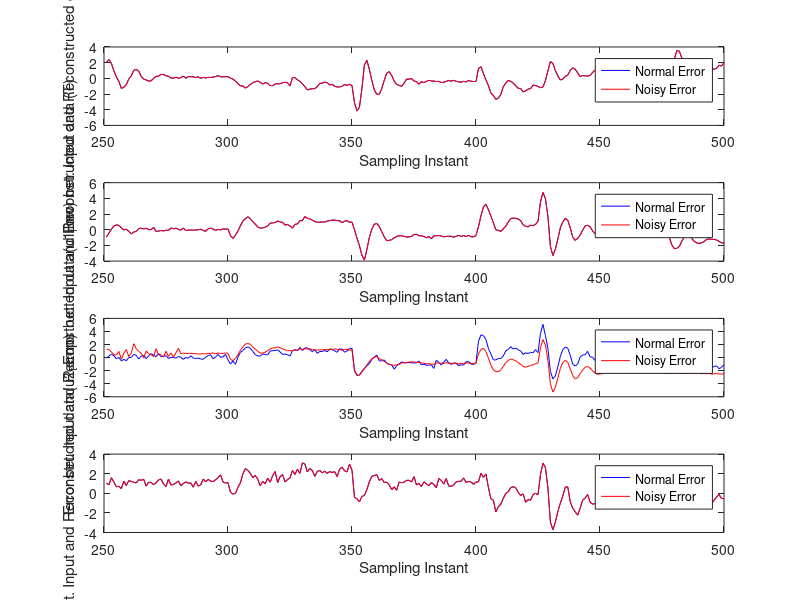
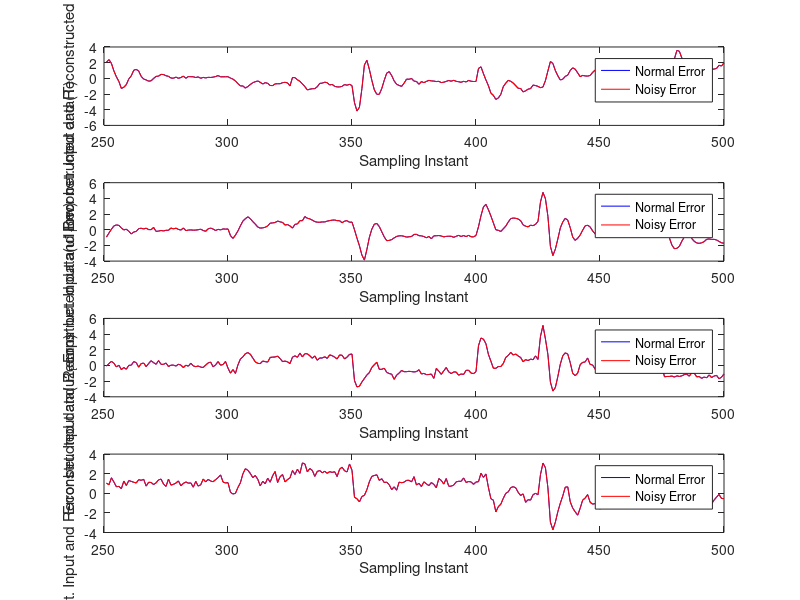
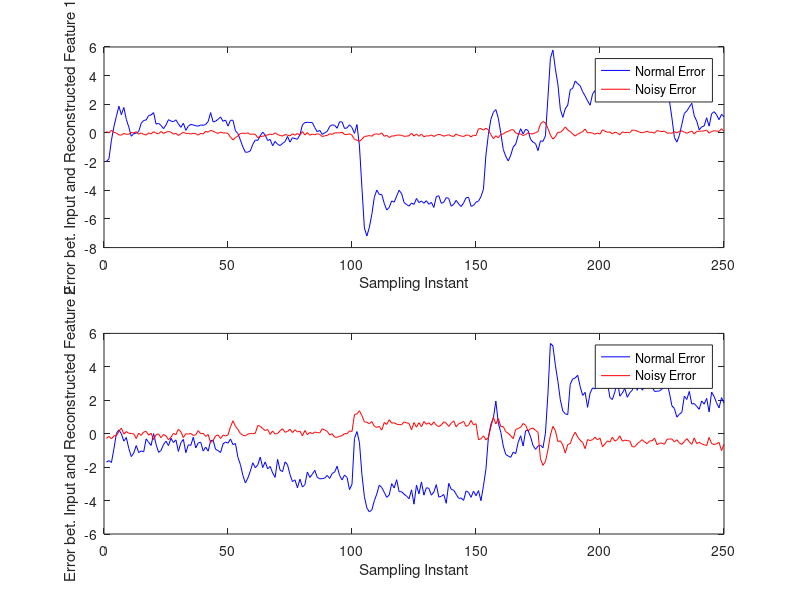

Reproduce these figures in MATLAB, in order.
clear all
clc
load result_openloop_simulation.mat

% Without PCA
for i=1:1:250
err_normal(i,:) = xReconstructed(i,:) - x_test(i,:)
err_abnormal_abnormal(i,:) = NoisyxReconstructed(i,:) - x_Noisy1(i,:)
err_abnormal_normal(i,:) = NoisyxReconstructed(i,:) - x_test(i,:)
end

figure('Name','Error Plot bet. Normal and Noisy Data 1')
subplot(411)
plot(251:500,err_normal(:,1),'b',251:500,err_abnormal_abnormal(:,1),'r')
xlabel('Sampling Instant')
ylabel('Error bet. Input and Reconstructed data (Ca)')
legend('Normal Error','Noisy Error')

subplot(412)
plot(251:500,err_normal(:,2),'b',251:500,err_abnormal_abnormal(:,2),'r')
xlabel('Sampling Instant')
ylabel('Error bet. Input and Reconstructed data (T)')
legend('Normal Error','Noisy Error')

subplot(413)
plot(251:500,err_normal(:,3),'b',251:500,err_abnormal_abnormal(:,3),'r')
xlabel('Sampling Instant')
ylabel('Error bet. Input and Reconstructed data(u1_flow)')
legend('Normal Error','Noisy Error')

subplot(414)
plot(251:500,err_normal(:,4),'b',251:500,err_abnormal_abnormal(:,4),'r')
xlabel('Sampling Instant')
ylabel('Error bet. Input and Reconstructed data(u2_temp)')
legend('Normal Error','Noisy Error')

%--------------------------------------------------------------------------

figure('Name','Error Plot bet. Normal and Noisy Data 2')
subplot(411)
plot(251:500,err_normal(:,1),'b',251:500,err_abnormal_normal(:,1),'r')
xlabel('Sampling Instant')
ylabel('Error bet. Input and Reconstructed data(Ca)')
legend('Normal Error','Noisy Error')

subplot(412)
plot(251:500,err_normal(:,2),'b',251:500,err_abnormal_normal(:,2),'r')
xlabel('Sampling Instant')
ylabel('Error bet. Input and Reconstructed data(T)')
legend('Normal Error','Noisy Error')

subplot(413)
plot(251:500,err_normal(:,3),'b',251:500,err_abnormal_normal(:,3),'r')
xlabel('Sampling Instant')
ylabel('Error bet. Input and Reconstructed data(u1_flow)')
legend('Normal Error','Noisy Error')

subplot(414)
plot(251:500,err_normal(:,4),'b',251:500,err_abnormal_normal(:,4),'r')
xlabel('Sampling Instant')
ylabel('Error bet. Input and Reconstructed data(u2_temp)')
legend('Normal Error','Noisy Error')

%--------------------------------------------------------------------------
% With PCA
for i = 1:1:250
err_pca(i,:) = xReconstructed2(i,:) - FinalDataSet(250+i,1:2);
err_pca_Noisy(i,:) = NoisyxReconstructed_PCA(i,:) - FinalDataSet_Noisy(i,1:2)
end
figure('Name','Error Plot bet. Normal and Noisy Features(PCA)')
subplot(211)
plot(1:250,err_pca(:,1),'b ',1:250,err_pca_Noisy(:,1),'r')
xlabel('Sampling Instant')
ylabel('Error bet. Input and Reconstructed Feature 1')
legend('Normal Error','Noisy Error')
subplot(212)
plot(1:250,err_pca(:,2),'b ',1:250,err_pca_Noisy(:,2),'r')
xlabel('Sampling Instant')
ylabel('Error bet. Input and Reconstructed Feature 2')
legend('Normal Error','Noisy Error')

